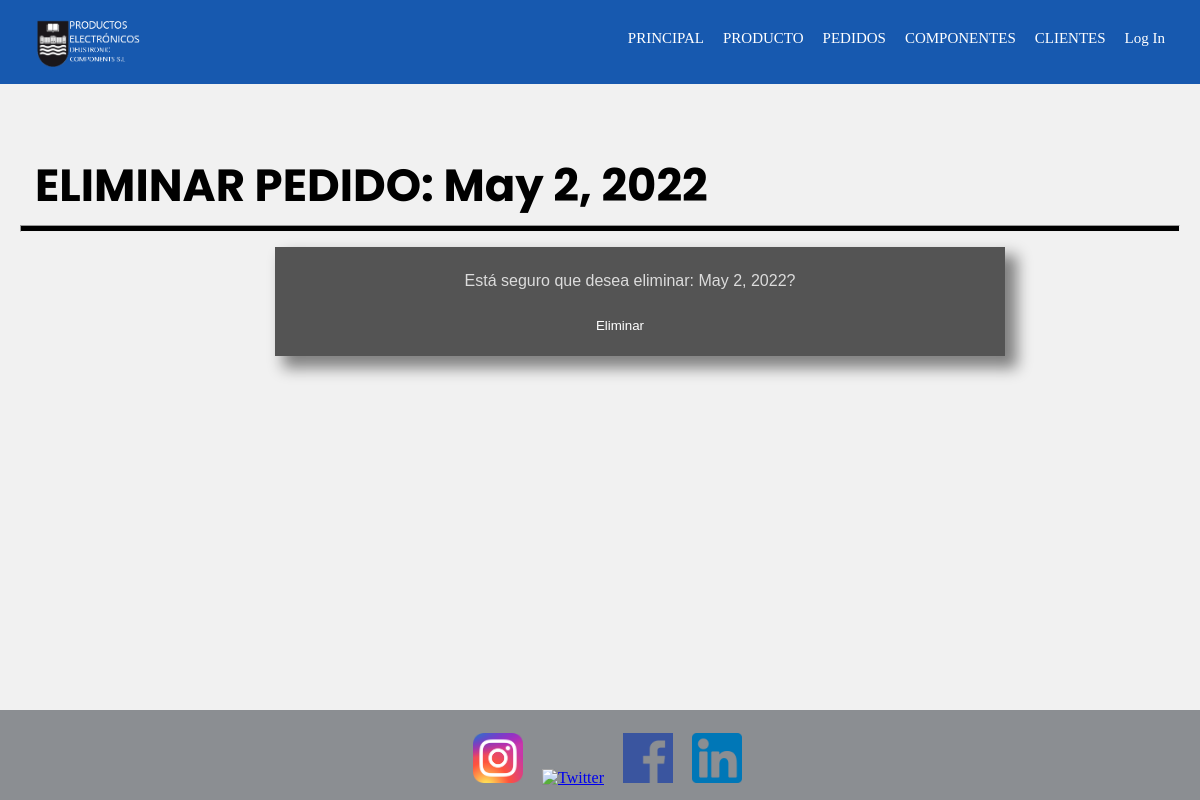
The page /deustronic/eliminarPedido/17452/ on the database as committed earlier.
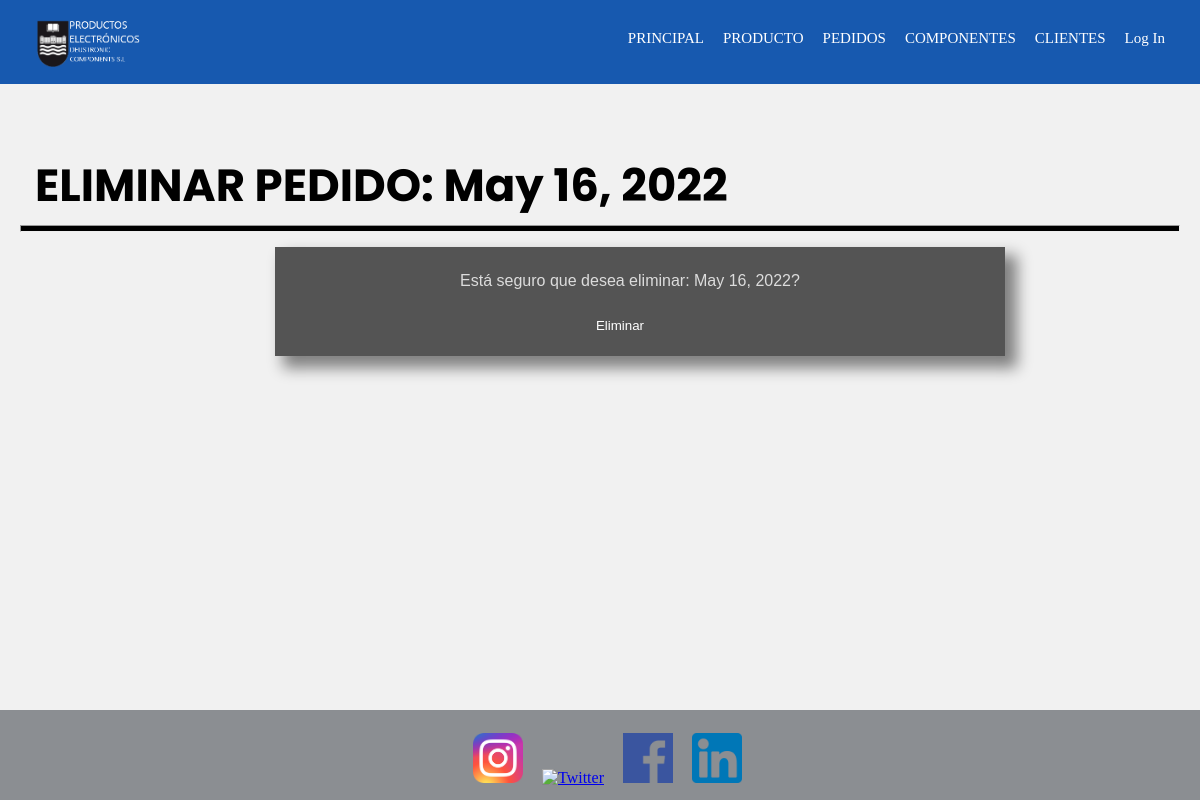
The same page on the database as committed later.
### deustronic/models.py (models this page shows, shortened)
class Pedido(models.Model):
    referencia = models.IntegerField(primary_key=True)
    fecha = models.DateField(auto_now = True)
    cliente = models.ForeignKey(Cliente, on_delete=models.CASCADE, null = True)
    producto = models.ManyToManyField(Producto)
    cantidadproducto = models.IntegerField()
    precioTotal = models.FloatField()

### deustronic/views.py (the view)
# urls.py: path('eliminarPedido/<int:pk>/', eliminarPedidoView.as_view(), name='eliminarPedido'),
class eliminarPedidoView(DeleteView):
    model = Pedido
    template_name = 'eliminarPedido.html'
    success_url = reverse_lazy('base')

### deustronic/templates/eliminarPedido.html (shortened to what this page needs)
{% extends "base.html" %}
{% load static %}
{% block content %}
    <header>
        <h2 class="pagSecundarias">ELIMINAR PEDIDO: {{ pedido.fecha }}</h2>
        <hr>
    </header>
    <div class = "formularios">
        <form class="acciones" method="POST" action=".">
            <p>Está seguro que desea eliminar: {{ pedido.fecha }}?</p>
            <input type="submit" value="Eliminar">
        </form>
    </div>
{% endblock %}

Rows that differ between the two databases and show on the page:
changed Pedido: fecha "May 2, 2022" → "May 16, 2022"
